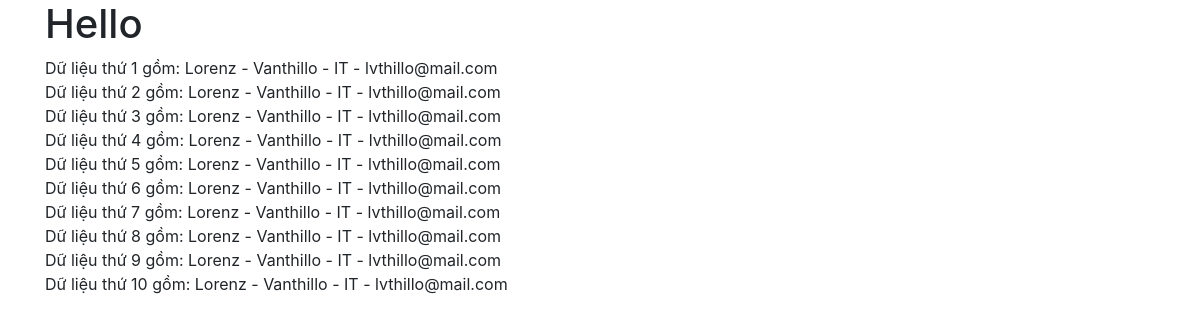
Before: / with the older database file.
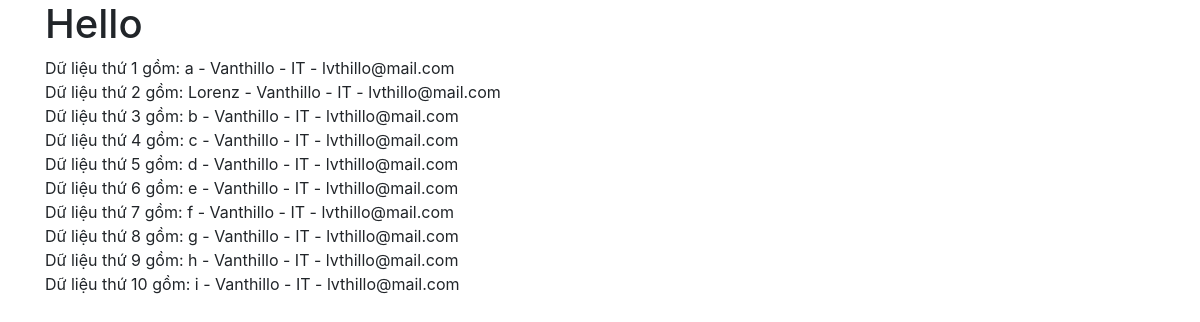
After: the same page with the newer database file.
### tables this page shows
CREATE TABLE employees (
first_name varchar(25),
last_name  varchar(25),
department varchar(15),
email  varchar(50)
);

### www/index.php (the view, shortened to what this page needs)
<html>
 <head>
  <link rel="stylesheet" href="https://stackpath.bootstrapcdn.com/bootstrap/4.1.3/css/bootstrap.min.css">
</head>
<body>
    <div class="container">
    <?php echo "<h1>Hello</h1>"; ?>
    <?php
    $connect = mysqli_connect('mysql', 'docker', 'docker', 'docker');
    $sql = "SELECT * FROM employees";
    $result = $connect->query($sql);
    if ($result && $result->num_rows > 0) {
        $i = 1;
        while ($row = $result->fetch_assoc()) {
            echo 'Dữ liệu thứ ' . $i . ' gồm: ' . $row['first_name'] . ' - ' . $row['last_name'] . ' - ' . $row['department'] . ' - ' . $row['email'].'<br/>';
            $i++;
        }
    } else
        echo 'Không thành công. Lỗi' . $connect->error;
    ?>
    </div>
</body>
</html>

Changed rows visible on the page:
removed employees: first_name "Lorenz", last_name "Vanthillo", department "IT", email "lvthillo@mail.com"
removed employees: first_name "Lorenz", last_name "Vanthillo", department "IT", email "lvthillo@mail.com"
removed employees: first_name "Lorenz", last_name "Vanthillo", department "IT", email "lvthillo@mail.com"
removed employees: first_name "Lorenz", last_name "Vanthillo", department "IT", email "lvthillo@mail.com"
removed employees: first_name "Lorenz", last_name "Vanthillo", department "IT", email "lvthillo@mail.com"
removed employees: first_name "Lorenz", last_name "Vanthillo", department "IT", email "lvthillo@mail.com"
removed employees: first_name "Lorenz", last_name "Vanthillo", department "IT", email "lvthillo@mail.com"
removed employees: first_name "Lorenz", last_name "Vanthillo", department "IT", email "lvthillo@mail.com"
removed employees: first_name "Lorenz", last_name "Vanthillo", department "IT", email "lvthillo@mail.com"
added employees: first_name "a", last_name "Vanthillo", department "IT", email "lvthillo@mail.com"
added employees: first_name "b", last_name "Vanthillo", department "IT", email "lvthillo@mail.com"
added employees: first_name "c", last_name "Vanthillo", department "IT", email "lvthillo@mail.com"
added employees: first_name "d", last_name "Vanthillo", department "IT", email "lvthillo@mail.com"
added employees: first_name "e", last_name "Vanthillo", department "IT", email "lvthillo@mail.com"
added employees: first_name "f", last_name "Vanthillo", department "IT", email "lvthillo@mail.com"
added employees: first_name "g", last_name "Vanthillo", department "IT", email "lvthillo@mail.com"
added employees: first_name "h", last_name "Vanthillo", department "IT", email "lvthillo@mail.com"
added employees: first_name "i", last_name "Vanthillo", department "IT", email "lvthillo@mail.com"
